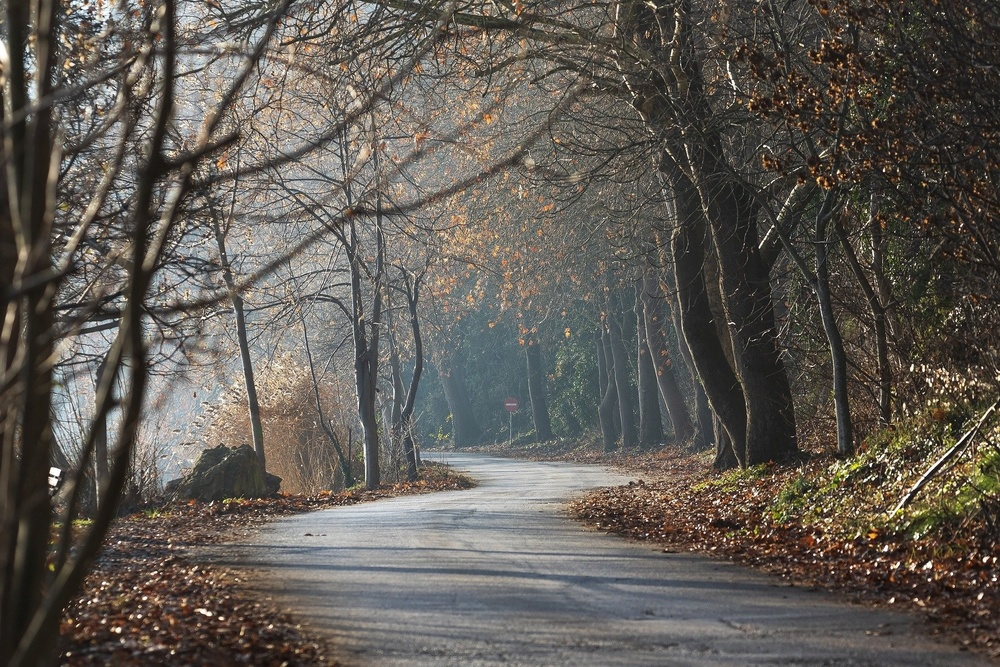
%> input picture p1.jpg, 1000 x 667 px, shrunk from 1920 x 1280 before the run
$ octave exp10.m   (GNU Octave 9; MATLAB toolbox functions it lacks are replaced by stand-ins)
%> lines starting %> are read from the running program, lines starting %| are printed output that depends on the picture
pkg load image;
pkg load matgeom;
clc;
close all;
clear all;
Img=imread('p1.jpg');
%> Img is the input picture: size 667x1000x3 uint8; mean R, G, B 96.4, 91.3, 84.7
subplot(4,3,9);
imshow(Img);
title('Original Image');
%Performing gamma correction with gamma value 1.5
g=1.5;
img_gamma=imadjust(Img,[],[],g);
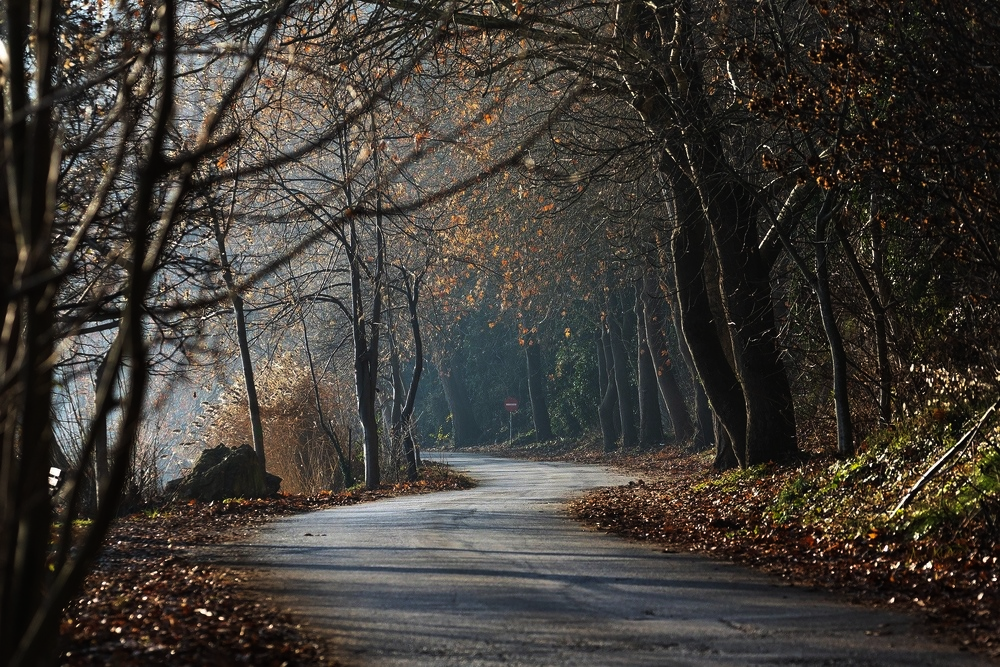
%> img_gamma: size 667x1000x3 uint8; mean R, G, B 64.7, 60.2, 54.8
subplot(4,3,10);
imshow(img_gamma);
title('Gamma Corrected Image');
%Calculating FFT of an Image
img_fft=fft2(double(img_gamma));
fft_shift=fftshift(img_fft);
fft_log=log(1+abs(fft_shift));
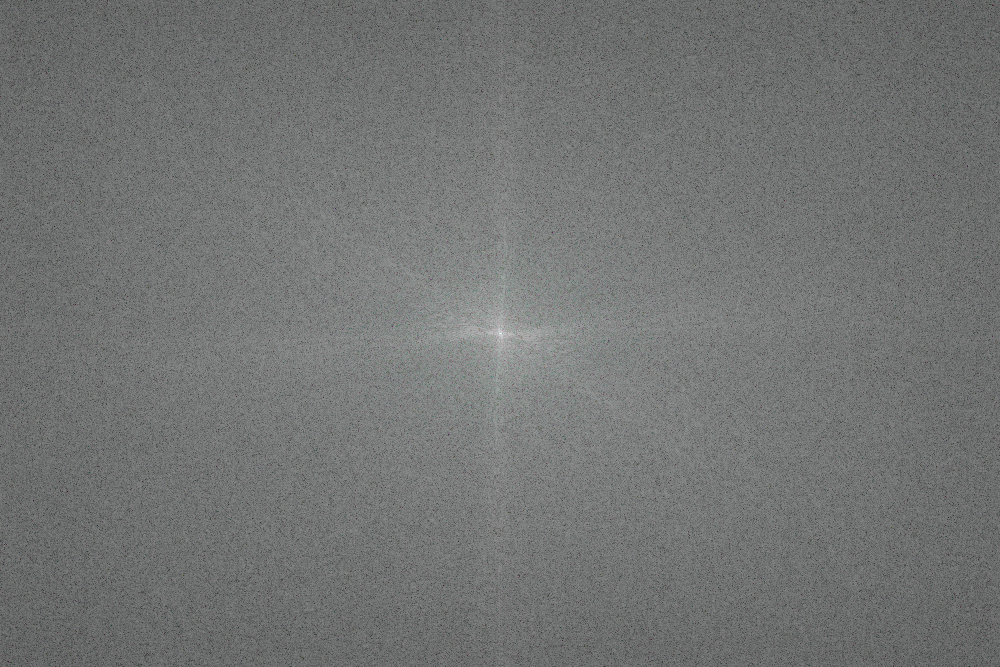
%> fft_log: size 667x1000x3 double; mean R, G, B 9.44, 9.53, 9.5; drawn with min black and max white
final_fft=mat2gray(fft_log)*255;
subplot(4,3,11);
imshow(uint8(final_fft));
title('FFT of an Image');
%Perform Bit-Plane Slicing on Green Channel of Gamma corrected Image
greenCh=img_gamma(:,:,2);
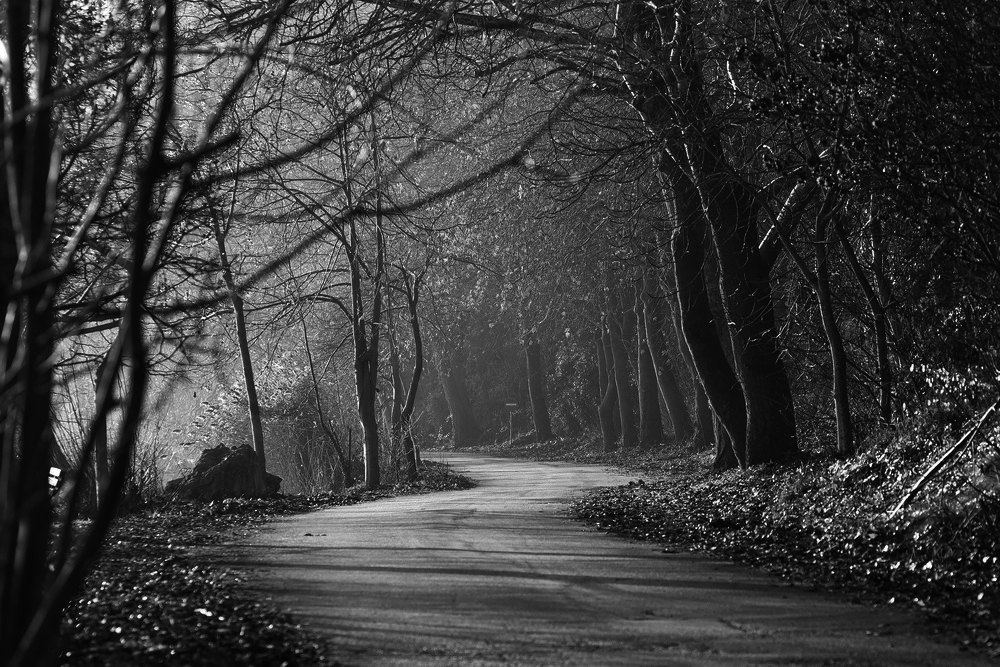
%> greenCh: size 667x1000 uint8; min 0, max 255, mean 60.2
for i=1:8
 bit_plane=bitget(greenCh,i);
 subplot(4,3,i);
 imshow(bit_plane);
 title(sprintf('Bit Plane %d',i));
end
%> this loop made 8 passes
%> pass 1, `bit_plane=bitget(greenCh,i);`:
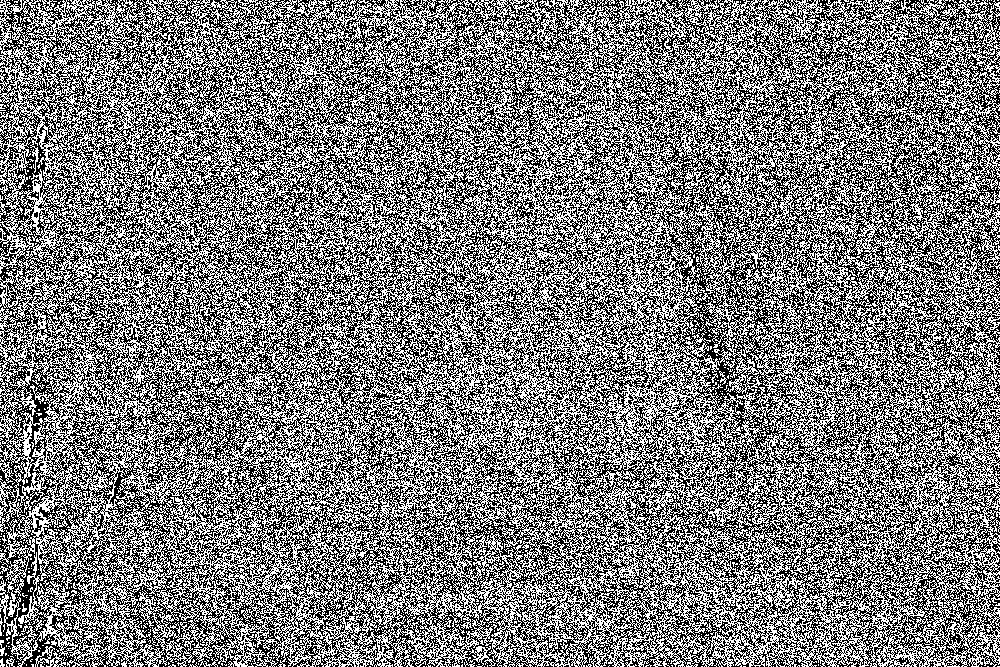
%> bit_plane: size 667x1000 logical; 48.5% white in thin lines or dots
%> pass 2, `bit_plane=bitget(greenCh,i);`:
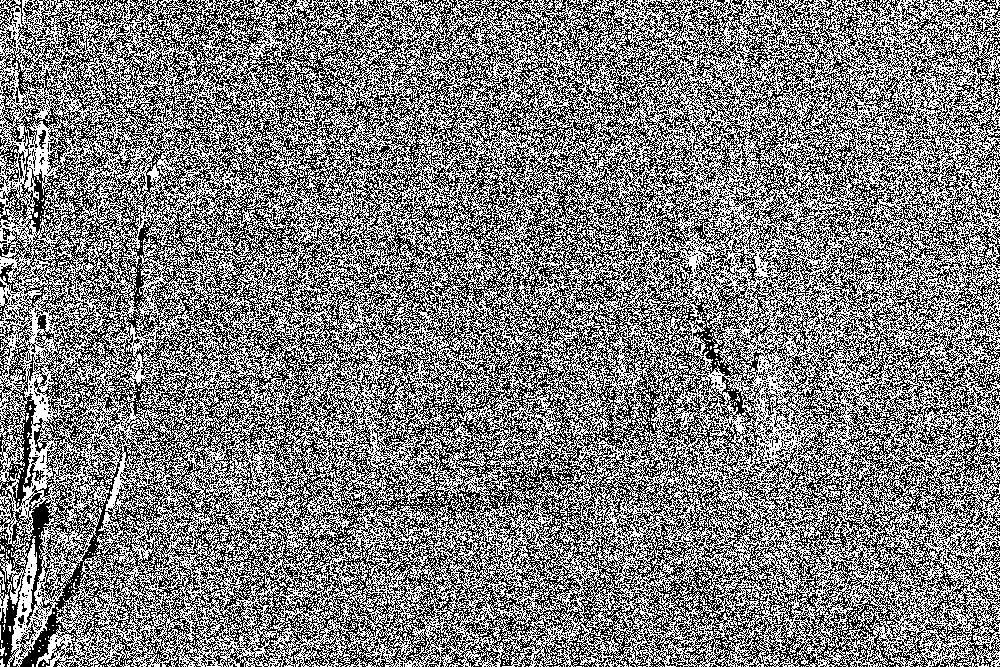
%> bit_plane: size 667x1000 logical; 49.8% white in thin lines or dots
%> pass 3, `bit_plane=bitget(greenCh,i);`:
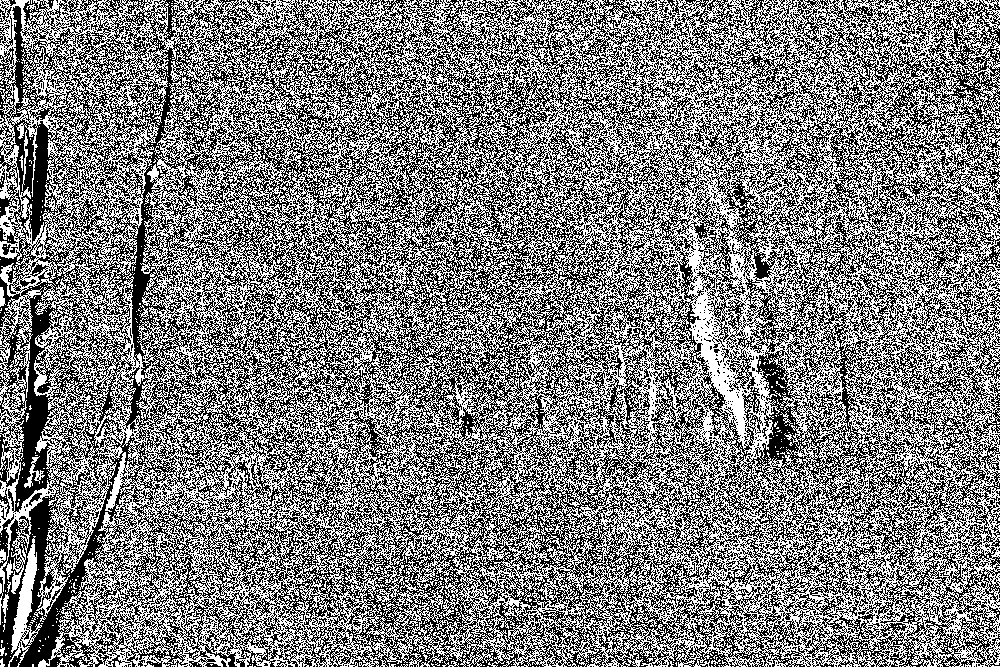
%> bit_plane: size 667x1000 logical; 49.5% white in thin lines or dots
